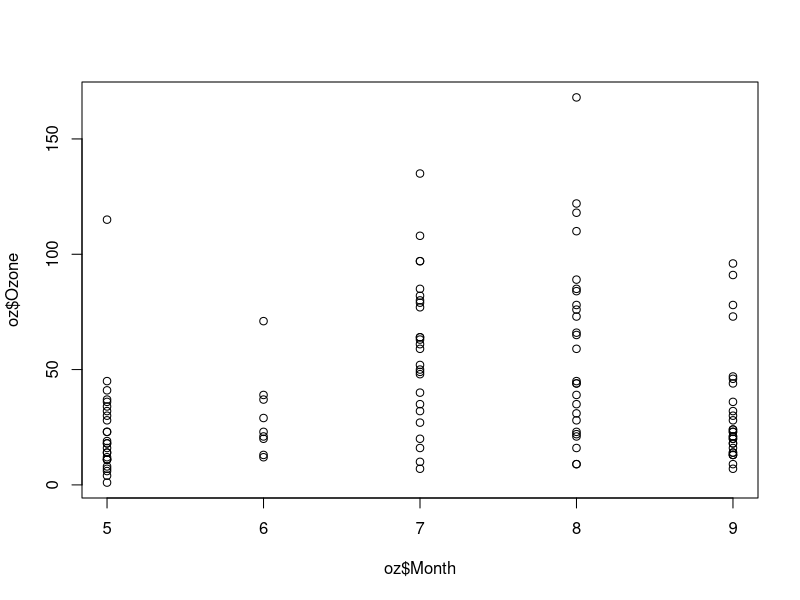

Source code (R):
## ---- chunk 1
library(lubridate)
library(dplyr)
## ---- chunk 2
oz <- datasets::airquality
summary(oz)
## ---- chunk 3
plot(oz$Month, oz$Ozone)
